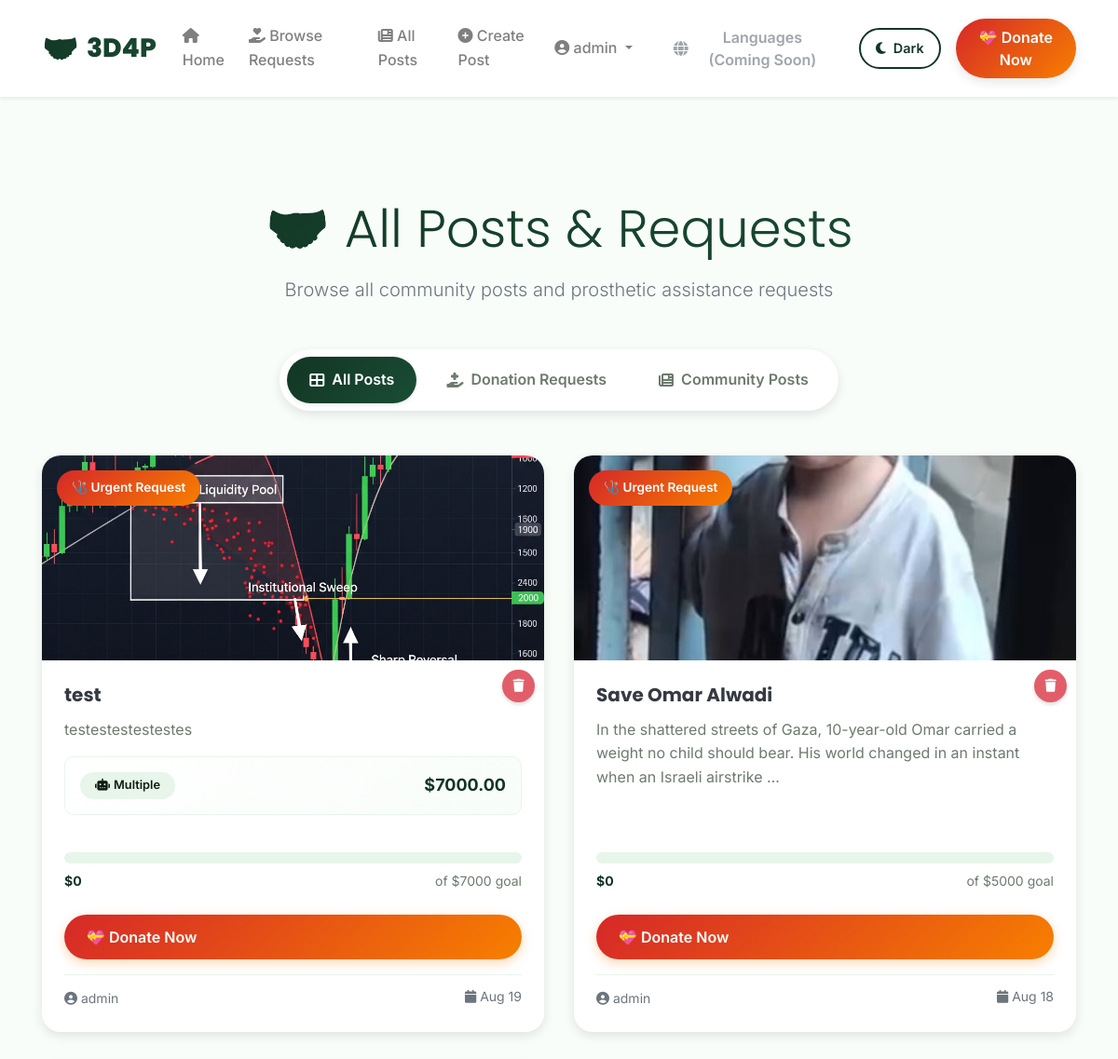
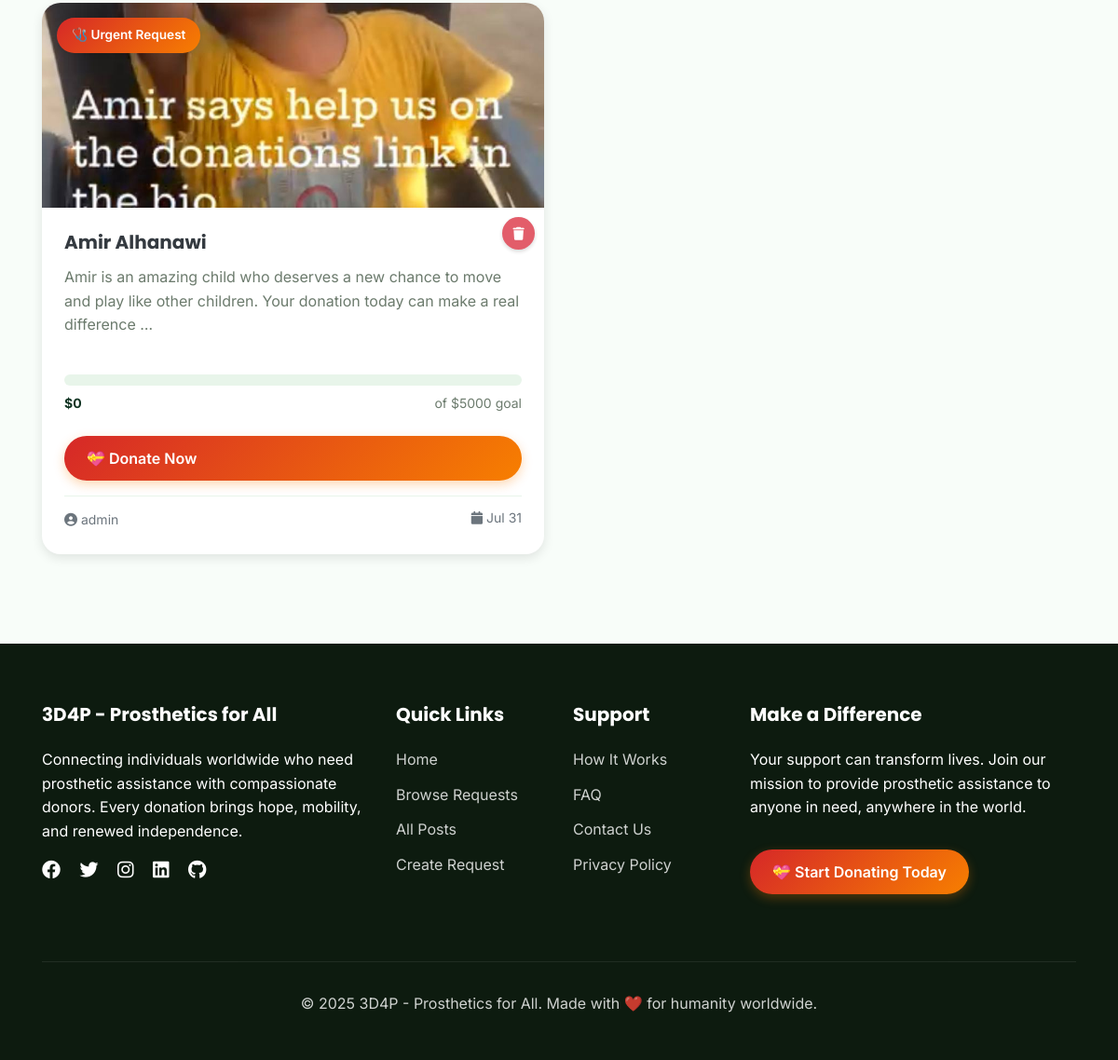
The page /posts/ (signed in) on the database as committed earlier (2 pictures, top to bottom).
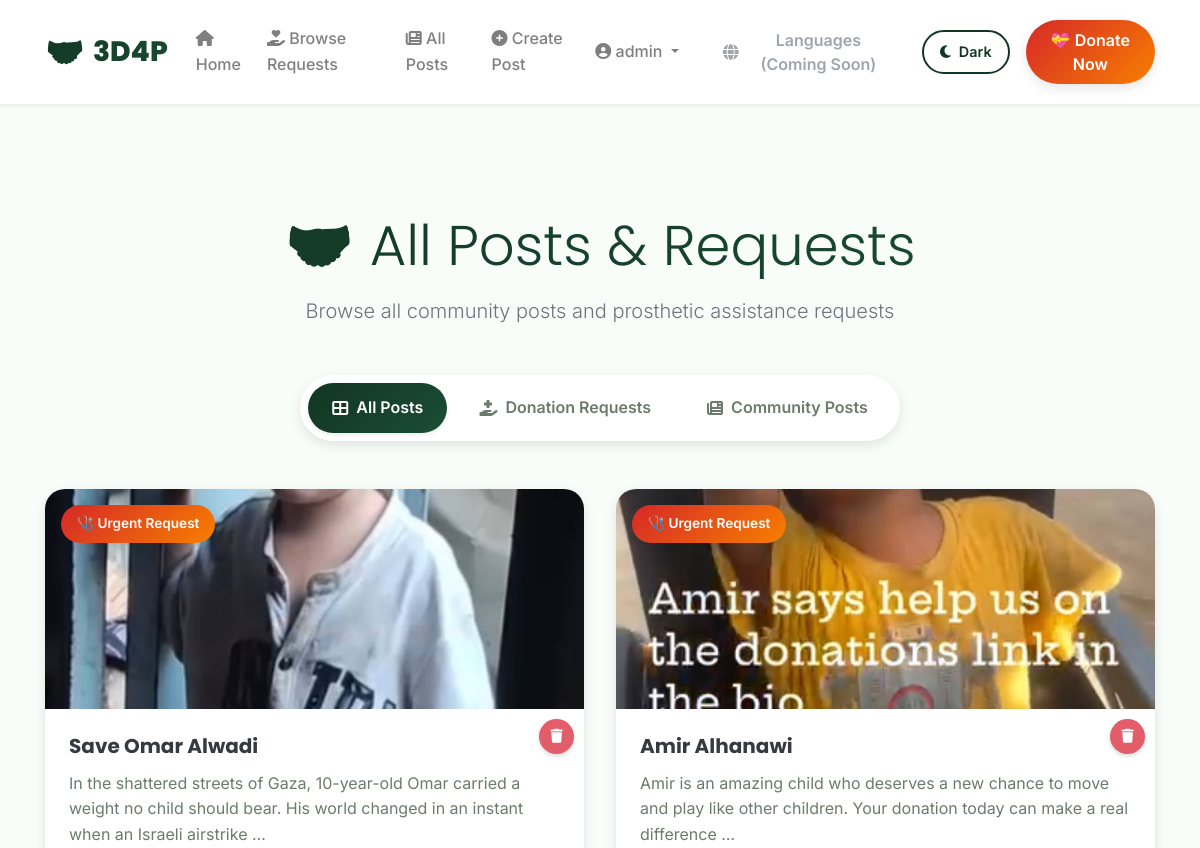
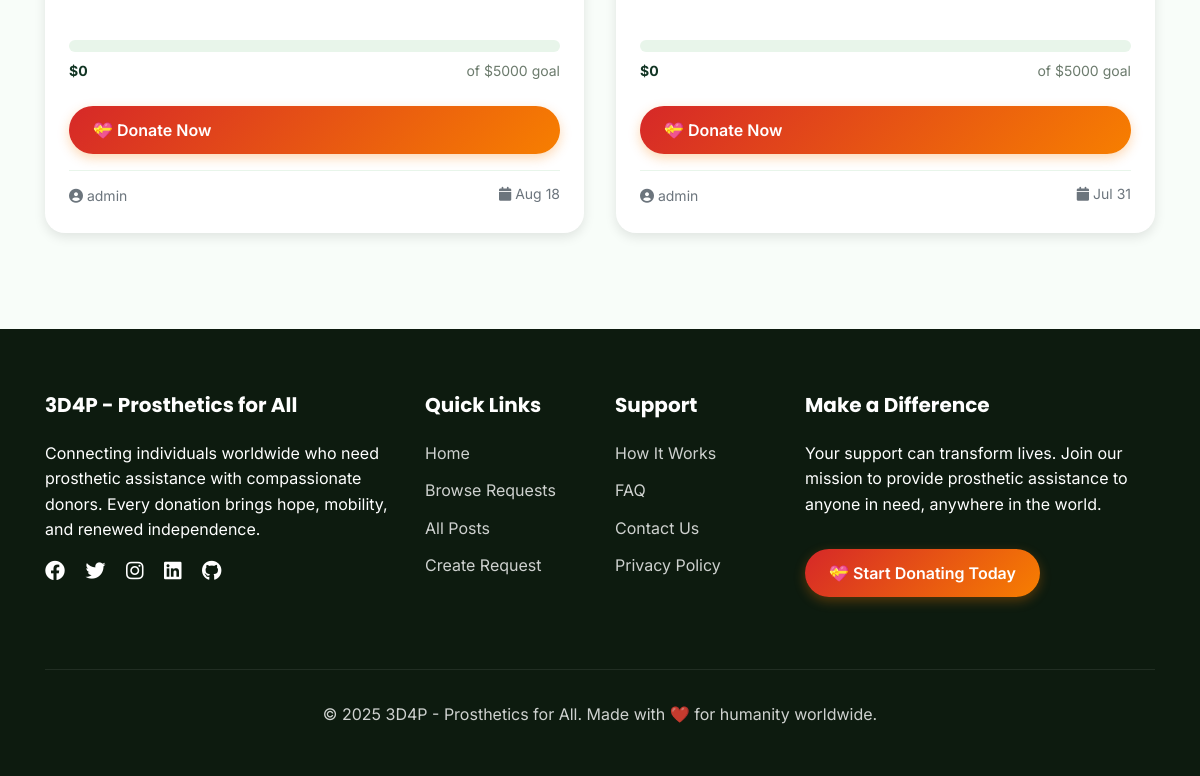
The same page on the database as committed later (2 pictures, top to bottom).
### posts/models.py (models this page shows, shortened)
class Post(models.Model):
    POST_TYPE_CHOICES = [
        ('regular', 'Regular Post'),
        ('donation', 'Donation Request'),
    ]
    author = models.ForeignKey(User, on_delete=models.CASCADE, null=True, blank=True)
    author_name = models.CharField(max_length=100, blank=True)
    title = models.CharField(max_length=200)
    content = models.TextField()
    post_type = models.CharField(max_length=20, choices=POST_TYPE_CHOICES, default='regular')
    is_approved = models.BooleanField(default=False)
    created_at = models.DateTimeField(auto_now_add=True)
    updated_at = models.DateTimeField(auto_now=True)
    view_count = models.IntegerField(default=0)
    share_count = models.IntegerField(default=0)
    image = models.ImageField(upload_to='post_images/', null=True, blank=True)

class DonationRequest(models.Model):
    post = models.OneToOneField(Post, on_delete=models.CASCADE, related_name='donation_details')
    estimated_cost = models.DecimalField(max_digits=10, decimal_places=2)
    prosthetic_type = models.CharField(max_length=100)
    measurements = models.TextField()

### donations/models.py (models this page shows, shortened)
class DonationGoal(models.Model):
    post = models.OneToOneField(Post, on_delete=models.CASCADE, related_name='donation_goal')
    goal_amount = models.DecimalField(max_digits=10, decimal_places=2)
    current_amount = models.DecimalField(max_digits=10, decimal_places=2, default=Decimal('0.00'))
    is_active = models.BooleanField(default=True)
    created_at = models.DateTimeField(auto_now_add=True)
    @property
    def progress_percentage(self):
        if self.goal_amount == 0:
            return 0
        return min((self.current_amount / self.goal_amount) * 100, 100)

### users/models.py (models this page shows, shortened)
class CustomUser(AbstractUser):
    is_member = models.BooleanField(default=False)
    is_verified = models.BooleanField(default=False)
    bio = models.TextField(blank=True)
    date_of_birth = models.DateField(null=True, blank=True)
    pass

### posts/views.py (the view)
# urls.py: path('', views.post_list, name='post_list'),
def post_list(request):
    posts = Post.objects.filter(is_approved=True).order_by('-created_at')
    return render(request, 'posts/post_list.html', {'posts': posts})

### users/templatetags/user_tags.py (called while the page is built)
@register.filter
def is_member(user):
    if user is None or not user.is_authenticated:
        return False
    return hasattr(user, 'memberprofile') and user.memberprofile.is_verified

### utils/error_handlers.py (called while the page is built)
    def __call__(self, request):
        if self.is_suspicious_request(request):
            logger.warning(
                f"Suspicious request detected: {request.method} {request.get_full_path()} "
                f"from IP: {self.get_client_ip(request)}"
            )
        response = self.get_response(request)
        return response

    def is_suspicious_request(self, request):
        suspicious_patterns = [
            'admin/', 'wp-admin/', 'phpmyadmin/', '.env', 'config.php',
            'shell.php', 'cmd.php', 'eval(', 'system(', 'exec('
        ]
        path = request.get_full_path().lower()
        return any(pattern in path for pattern in suspicious_patterns)

### posts/templates/posts/post_list.html (shortened to what the changed rows need)
{% extends 'base.html' %}
{% load user_tags %}
{% block content %}
<div class="container" style="padding-top: 2rem;">
    <div class="text-center mb-5" data-aos="fade-up">
        <h1 class="display-4 text-gradient">🤝 All Posts & Requests</h1>
    </div>
    <div class="posts-grid" data-aos="fade-up" data-aos-delay="200">
        {% for post in posts %}
        <div class="post-grid-item {{ post.post_type }}" data-aos="fade-up" data-aos-delay="{% cycle '100' '200' '300' '400' %}">
            {% if post.post_type == 'donation' %}
            <div class="donation-card h-100">
                {% if post.image %}
                <div class="card-img-wrapper">
                    <img src="{{ post.image.url }}" class="card-img-top" alt="{{ post.title }}">
                    <div class="urgency-badge">
                        🩺 Urgent Request
                    </div>
                </div>
                {% endif %}
                <div class="card-body">
                    {% if user.is_authenticated and post.author == user %}
                    <div class="post-actions">
                        <button class="btn btn-sm btn-danger delete-btn" data-post-id="{{ post.id }}" data-post-title="{{ post.title }}">
                            <i class="fas fa-trash"></i>
                        </button>
                    </div>
                    {% endif %}
                    <h5 class="card-title">
                        <a href="{% url 'post_detail' post.pk %}" class="text-decoration-none text-dark">
                            {{ post.title }}
                        </a>
                    </h5>
                    <p class="card-text">{{ post.content|truncatewords:25 }}</p>
                    {% if post.donation_details %}
                    <div class="prosthetic-info mb-3">
                        <div class="d-flex justify-content-between align-items-center">
                            <span class="badge badge-light">
                                <i class="fas fa-robot"></i> {{ post.donation_details.prosthetic_type }}
                            </span>
                            <span class="estimated-cost">
                                ${{ post.donation_details.estimated_cost }}
                            </span>
                        </div>
                    </div>
                    {% endif %}
                    {% if post.donation_goal %}
                    <div class="progress-wrapper">
                        <div class="progress">
                        </div>
                        <div class="progress-info">
                            <span class="raised">${{ post.donation_goal.current_amount|floatformat:0 }}</span>
                            <span class="goal">of ${{ post.donation_goal.goal_amount|floatformat:0 }} goal</span>
                        </div>
                    </div>
                    {% endif %}
                    <div class="mt-auto">
                        <a href="{% url 'donate_to_post' post.id %}" class="btn btn-donate btn-block">
                            💝 Donate Now
                        </a>
                        <div class="post-meta mt-3">
                            <small class="text-muted">
                                <i class="fas fa-user-circle"></i>
                                {% if post.author %}
                                    {{ post.author.username }}
                                {% else %}
                                    {{ post.author_name }}
                                {% endif %}
                            </small>
                            <small class="text-muted float-right">
                                <i class="fas fa-calendar"></i> {{ post.created_at|date:"M j" }}
                            </small>
                        </div>
                    </div>
                </div>
            </div>
            {% endif %}
        </div>
        {% endfor %}
    </div>
</div>
{% endblock %}

Rows that differ between the two databases and show on the page:
removed Post: image (picture), title "test", content "testestestestestes", donation_details.prosthetic_type "Multiple", donation_details.estimated_cost "7000.00", donation_goal.current_amount "0", donation_goal.goal_amount "7000", author.username "admin", created_at "Aug 19"
